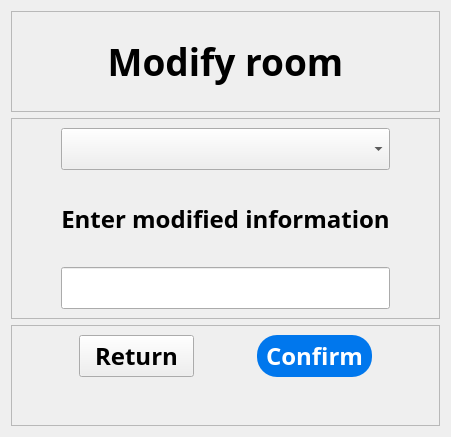
           <widget class="QWidget" name="modify_room_page23">
            <layout class="QVBoxLayout" name="verticalLayout_41">
             <item>
              <layout class="QVBoxLayout" name="verticalLayout_40" stretch="1,2,1">
               <item>
                <widget class="QFrame" name="frame_67">
                 <property name="frameShape">
                  <enum>QFrame::StyledPanel</enum>
                 </property>
                 <property name="frameShadow">
                  <enum>QFrame::Raised</enum>
                 </property>
                 <layout class="QGridLayout" name="gridLayout_137">
                  <item row="0" column="0">
                   <layout class="QGridLayout" name="gridLayout_136">
                    <item row="0" column="0">
                     <widget class="QLabel" name="label_58">
                      <property name="font">
                       <font>
                        <family>Bahnschrift SemiBold</family>
                        <pointsize>28</pointsize>
                        <weight>75</weight>
                        <bold>true</bold>
                       </font>
                      </property>
                      <property name="text">
                       <string>Modify room</string>
                      </property>
                      <property name="alignment">
                       <set>Qt::AlignCenter</set>
                      </property>
                     </widget>
                    </item>
                   </layout>
                  </item>
                 </layout>
                </widget>
               </item>
               <item>
                <widget class="QFrame" name="frame_66">
                 <property name="frameShape">
                  <enum>QFrame::StyledPanel</enum>
                 </property>
                 <property name="frameShadow">
                  <enum>QFrame::Raised</enum>
                 </property>
                 <layout class="QGridLayout" name="gridLayout_139">
                  <item row="0" column="0">
                   <layout class="QGridLayout" name="gridLayout_138" rowstretch="2,1,2,1,2" columnstretch="1,3,1">
                    <item row="0" column="2">
                     <spacer name="horizontalSpacer_102">
                      <property name="orientation">
                       <enum>Qt::Horizontal</enum>
                      </property>
                      <property name="sizeHint" stdset="0">
                       <size>
                        <width>40</width>
                        <height>20</height>
                       </size>
                      </property>
                     </spacer>
                    </item>
                    <item row="0" column="0">
                     <spacer name="horizontalSpacer_101">
                      <property name="orientation">
                       <enum>Qt::Horizontal</enum>
                      </property>
                      <property name="sizeHint" stdset="0">
                       <size>
                        <width>40</width>
                        <height>20</height>
                       </size>
                      </property>
                     </spacer>
                    </item>
                    <item row="0" column="1">
                     <widget class="QComboBox" name="to_modify">
                      <property name="sizePolicy">
                       <sizepolicy hsizetype="Preferred" vsizetype="Expanding">
                        <horstretch>0</horstretch>
                        <verstretch>0</verstretch>
                       </sizepolicy>
                      </property>
                      <property name="font">
                       <font>
                        <family>Bahnschrift SemiBold</family>
                        <pointsize>18</pointsize>
                        <weight>75</weight>
                        <bold>true</bold>
                       </font>
                      </property>
                      <item>
                       <property name="text">
                        <string/>
                       </property>
                      </item>
                      <item>
                       <property name="text">
                        <string>Room type</string>
                       </property>
                      </item>
                      <item>
                       <property name="text">
                        <string>Room price</string>
                       </property>
                      </item>
                     </widget>
                    </item>
                    <item row="1" column="1">
                     <spacer name="verticalSpacer_55">
                      <property name="orientation">
                       <enum>Qt::Vertical</enum>
                      </property>
                      <property name="sizeHint" stdset="0">
                       <size>
                        <width>20</width>
                        <height>40</height>
                       </size>
                      </property>
                     </spacer>
                    </item>
                    <item row="2" column="1">
                     <widget class="QLabel" name="label_59">
                      <property name="font">
                       <font>
                        <family>Bahnschrift SemiBold</family>
                        <pointsize>18</pointsize>
                        <weight>75</weight>
                        <bold>true</bold>
                       </font>
                      </property>
                      <property name="text">
                       <string>Enter modified information</string>
                      </property>
                      <property name="alignment">
                       <set>Qt::AlignCenter</set>
                      </property>
                     </widget>
                    </item>
                    <item row="4" column="1">
                     <widget class="QLineEdit" name="modified_info">
                      <property name="sizePolicy">
                       <sizepolicy hsizetype="Expanding" vsizetype="Expanding">
                        <horstretch>0</horstretch>
                        <verstretch>0</verstretch>
                       </sizepolicy>
                      </property>
                      <property name="font">
                       <font>
                        <family>Bahnschrift SemiBold</family>
                        <pointsize>18</pointsize>
                        <weight>75</weight>
                        <bold>true</bold>
                       </font>
                      </property>
                     </widget>
                    </item>
                    <item row="3" column="1">
                     <spacer name="verticalSpacer_56">
                      <property name="orientation">
                       <enum>Qt::Vertical</enum>
                      </property>
                      <property name="sizeHint" stdset="0">
                       <size>
                        <width>20</width>
                        <height>40</height>
                       </size>
                      </property>
                     </spacer>
                    </item>
                   </layout>
                  </item>
                 </layout>
                </widget>
               </item>
               <item>
                <widget class="QFrame" name="frame_65">
                 <property name="frameShape">
                  <enum>QFrame::StyledPanel</enum>
                 </property>
                 <property name="frameShadow">
                  <enum>QFrame::Raised</enum>
                 </property>
                 <layout class="QGridLayout" name="gridLayout_141">
                  <item row="0" column="0">
                   <layout class="QGridLayout" name="gridLayout_140" columnstretch="2,4,2,4,2">
                    <item row="0" column="1">
                     <widget class="QPushButton" name="to_manage_room_page">
                      <property name="sizePolicy">
                       <sizepolicy hsizetype="Minimum" vsizetype="Expanding">
                        <horstretch>0</horstretch>
                        <verstretch>0</verstretch>
                       </sizepolicy>
                      </property>
                      <property name="font">
                       <font>
                        <family>Bahnschrift SemiBold</family>
                        <pointsize>18</pointsize>
                        <weight>75</weight>
                        <bold>true</bold>
                       </font>
                      </property>
                      <property name="text">
                       <string>Return</string>
                      </property>
                     </widget>
                    </item>
                    <item row="0" column="2">
                     <spacer name="horizontalSpacer_104">
                      <property name="orientation">
                       <enum>Qt::Horizontal</enum>
                      </property>
                      <property name="sizeHint" stdset="0">
                       <size>
                        <width>40</width>
                        <height>20</height>
                       </size>
                      </property>
                     </spacer>
                    </item>
                    <item row="0" column="3">
                     <widget class="QPushButton" name="to_op_su_page_2">
                      <property name="sizePolicy">
                       <sizepolicy hsizetype="Minimum" vsizetype="Expanding">
                        <horstretch>0</horstretch>
                        <verstretch>0</verstretch>
                       </sizepolicy>
                      </property>
                      <property name="font">
                       <font>
                        <family>Bahnschrift SemiBold</family>
                        <pointsize>18</pointsize>
                        <weight>75</weight>
                        <bold>true</bold>
                       </font>
                      </property>
                      <property name="styleSheet">
                       <string notr="true">QPushButton{background-color: rgb(0, 119, 237); border-radius:20px; color:rgb(255,255,255);}</string>
                      </property>
                      <property name="text">
                       <string>Confirm</string>
                      </property>
                     </widget>
                    </item>
                    <item row="0" column="4">
                     <spacer name="horizontalSpacer_105">
                      <property name="orientation">
                       <enum>Qt::Horizontal</enum>
                      </property>
                      <property name="sizeHint" stdset="0">
                       <size>
                        <width>40</width>
                        <height>20</height>
                       </size>
                      </property>
                     </spacer>
                    </item>
                    <item row="0" column="0">
                     <spacer name="horizontalSpacer_103">
                      <property name="orientation">
                       <enum>Qt::Horizontal</enum>
                      </property>
                      <property name="sizeHint" stdset="0">
                       <size>
                        <width>40</width>
                        <height>20</height>
                       </size>
                      </property>
                     </spacer>
                    </item>
                    <item row="1" column="1">
                     <spacer name="verticalSpacer_54">
                      <property name="orientation">
                       <enum>Qt::Vertical</enum>
                      </property>
                      <property name="sizeHint" stdset="0">
                       <size>
                        <width>20</width>
                        <height>40</height>
                       </size>
                      </property>
                     </spacer>
                    </item>
                   </layout>
                  </item>
                 </layout>
                </widget>
               </item>
              </layout>
             </item>
            </layout>
           </widget>
